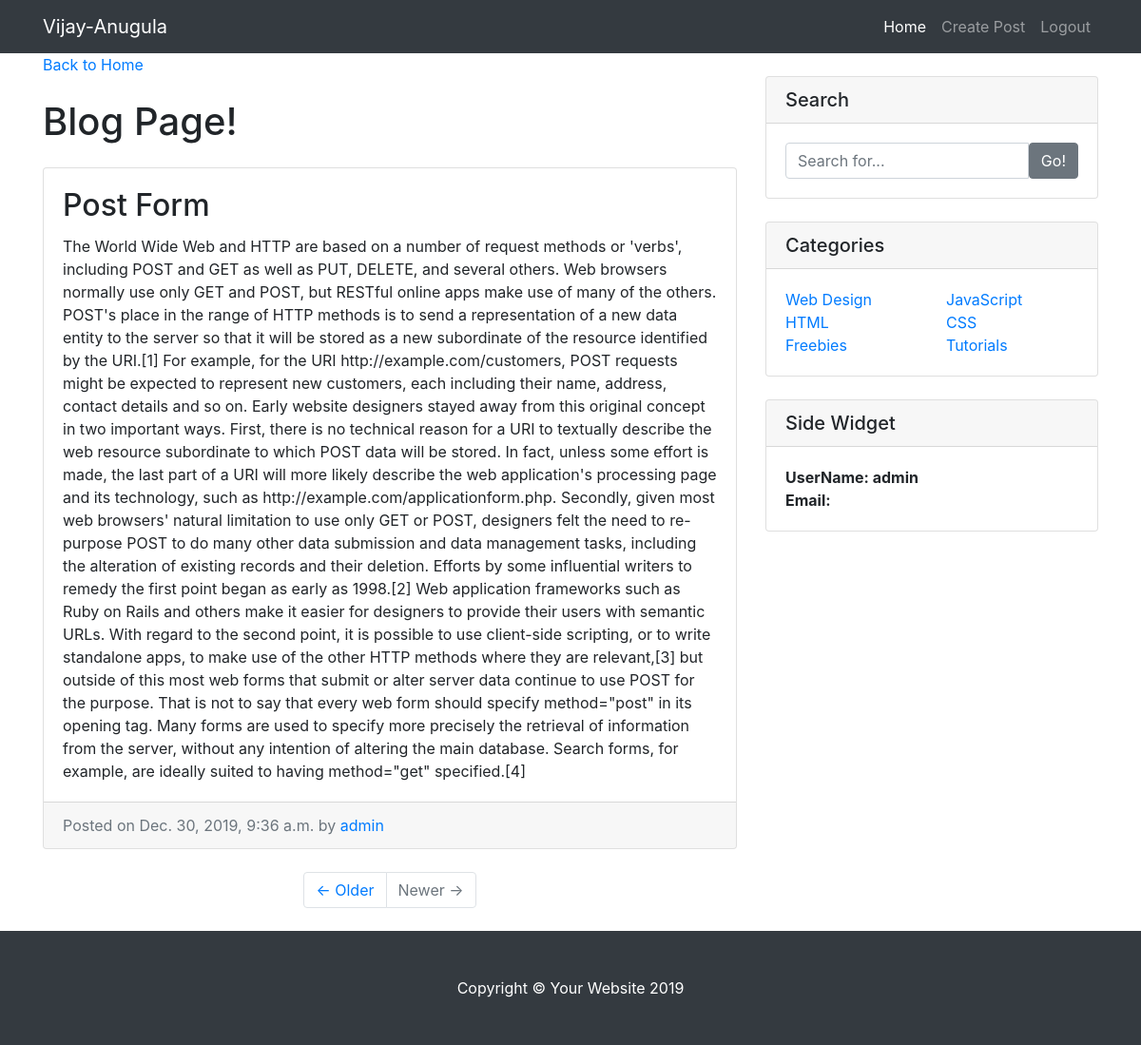
Screenshot of /9/ (signed in) with the database file from the repository.
### myapp/models.py (models this page shows, shortened)
class Entry(models.Model):
    title = models.CharField(max_length=100)
    body = models.TextField()
    date = models.DateTimeField(auto_now_add=True)
    author = models.ForeignKey(User, on_delete=models.CASCADE)

### myapp/views.py (the view)
# urls.py: path('<int:pk>/', EntryDetail.as_view(), name='detail'),
class EntryDetail(LoginRequiredMixin,DetailView):
    model = Entry
    template_name = 'myapp/entry_detail.html'

### templates/myapp/entry_detail.html
{% extends 'base.html' %}
{% block content %}
<div class="container">
    <div class="row">
        <div class="col-md-8">
            <a href="{% url 'myapp:home' %}" >Back to Home</a>
            <h1 class="my-4">Blog Page!
            </h1>
            <div class="card mb-4">
                <div class="card-body">
                    <h2 class="card-title">{{object.title}}</h2>
                    <p class="card-text">{{object.body}}</p>
                </div>
                <div class="card-footer text-muted">
                    Posted on {{object.date}} by
                    <a href="#">{{object.author}}</a>
                </div>
            </div>
            <ul class="pagination justify-content-center mb-4">
                <li class="page-item">
                    <a class="page-link" href="#">&larr; Older</a>
                </li>
                <li class="page-item disabled">
                    <a class="page-link" href="#">Newer &rarr;</a>
                </li>
            </ul>
        </div>
        <div class="col-md-4">
            <div class="card my-4">
                <h5 class="card-header">Search</h5>
                <div class="card-body">
                    <div class="input-group">
                        <input type="text" class="form-control" placeholder="Search for...">
                        <span class="input-group-btn">
                <button class="btn btn-secondary" type="button">Go!</button>
              </span>
                    </div>
                </div>
            </div>
            <div class="card my-4">
                <h5 class="card-header">Categories</h5>
                <div class="card-body">
                    <div class="row">
                        <div class="col-lg-6">
                            <ul class="list-unstyled mb-0">
                                <li>
                                    <a href="#">Web Design</a>
                                </li>
                                <li>
                                    <a href="#">HTML</a>
                                </li>
                                <li>
                                    <a href="#">Freebies</a>
                                </li>
                            </ul>
                        </div>
                        <div class="col-lg-6">
                            <ul class="list-unstyled mb-0">
                                <li>
                                    <a href="#">JavaScript</a>
                                </li>
                                <li>
                                    <a href="#">CSS</a>
                                </li>
                                <li>
                                    <a href="#">Tutorials</a>
                                </li>
                            </ul>
                        </div>
                    </div>
                </div>
            </div>
            <div class="card my-4">
                <h5 class="card-header">Side Widget</h5>
                <div class="card-body">
                    <strong> UserName: {{ user.username}} </strong> <br/>
                    <strong>Email: {{ user.email }}</strong>
                </div>
            </div>
        </div>
    </div>
</div>
{% endblock %}

### static/css/blog-home.css (style rules this page uses)
body { padding-top: 56px; }

### rows the page displays
Entry: title "Post Form", body "The World Wide Web and HTTP are based on a number of request methods or 'verbs', including POST and GET as well as PUT, DELETE, and several others. Web browsers normally use only GET and POST, but RESTful online apps make use of many of the others. POST's place in the range of HTTP methods is to send a representation of a new data entity to the server so that it will be stored as a new subordinate of the resource identified by the URI.[1] For example, for the URI http://example.com/customers, POST requests might be expected to represent new customers, each including their name, address, contact details and so on. Early website designers stayed away from this original concept in two…", date "Dec. 30, 2019, 9:36 a.m.", author "admin"

### other values shown
{{ user.username }} "admin"
